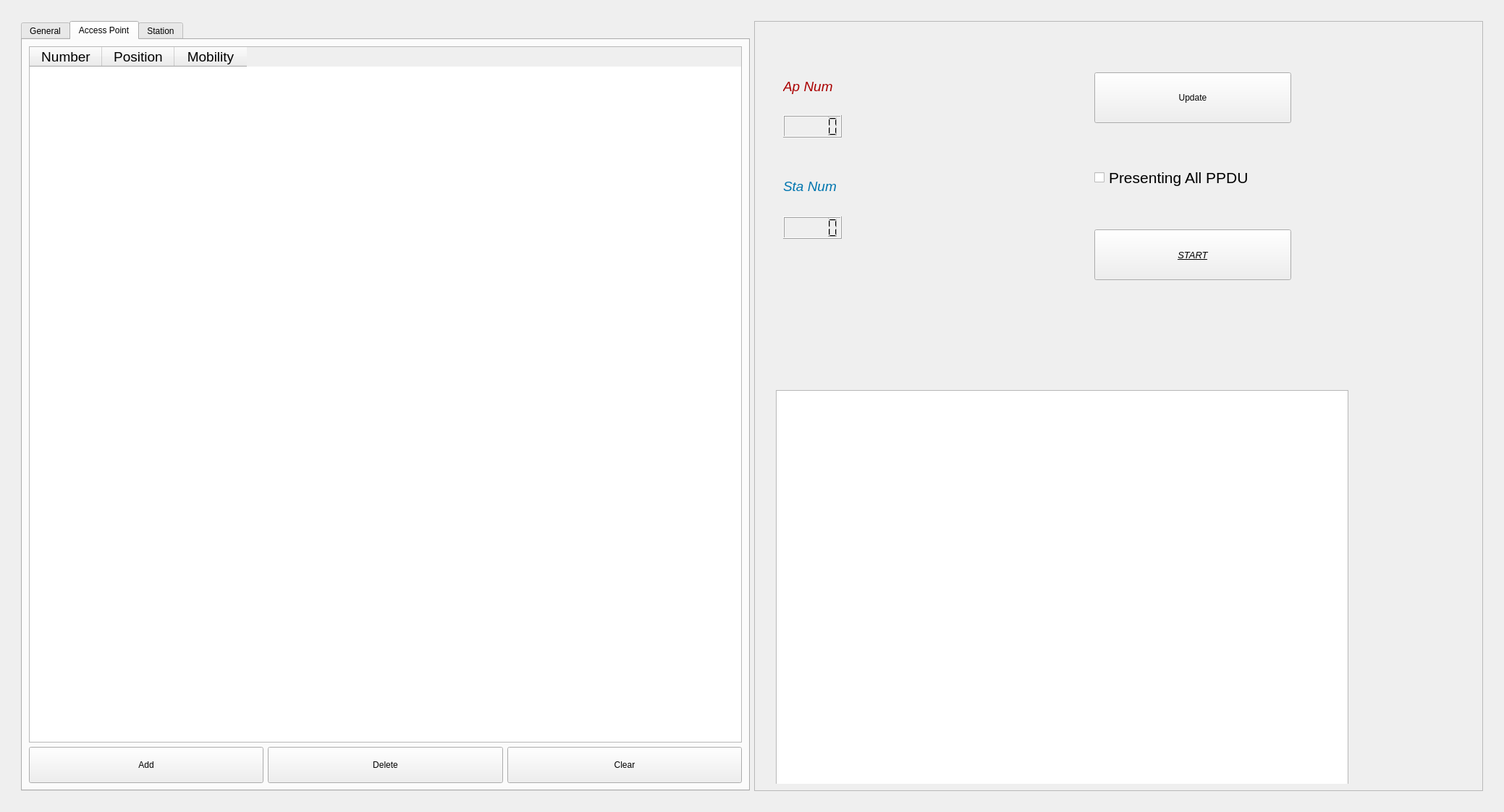
<?xml version="1.0" encoding="UTF-8"?>
<ui version="4.0">
 <class>Simu_Config</class>
 <widget class="QWidget" name="Simu_Config">
  <property name="geometry">
   <rect>
    <x>0</x>
    <y>0</y>
    <width>2078</width>
    <height>1122</height>
   </rect>
  </property>
  <property name="windowTitle">
   <string>Simulation Config</string>
  </property>
  <layout class="QVBoxLayout" name="verticalLayout">
   <item>
    <widget class="QWidget" name="widget_9" native="true">
     <property name="sizePolicy">
      <sizepolicy hsizetype="Expanding" vsizetype="Expanding">
       <horstretch>0</horstretch>
       <verstretch>0</verstretch>
      </sizepolicy>
     </property>
     <layout class="QHBoxLayout" name="horizontalLayout">
      <item>
       <widget class="QWidget" name="widget_11" native="true">
        <property name="sizePolicy">
         <sizepolicy hsizetype="Expanding" vsizetype="Expanding">
          <horstretch>0</horstretch>
          <verstretch>0</verstretch>
         </sizepolicy>
        </property>
        <layout class="QHBoxLayout" name="horizontalLayout_3">
         <item>
          <widget class="QTabWidget" name="tabWidget">
           <property name="minimumSize">
            <size>
             <width>0</width>
             <height>800</height>
            </size>
           </property>
           <property name="maximumSize">
            <size>
             <width>16777215</width>
             <height>1300</height>
            </size>
           </property>
           <property name="font">
            <font>
             <bold>false</bold>
            </font>
           </property>
           <property name="currentIndex">
            <number>1</number>
           </property>
           <property name="iconSize">
            <size>
             <width>27</width>
             <height>28</height>
            </size>
           </property>
           <widget class="QWidget" name="tab_4">
            <attribute name="title">
             <string>General</string>
            </attribute>
            <layout class="QGridLayout" name="gridLayout">
             <item row="5" column="2">
              <widget class="QPushButton" name="pushButton_7">
               <property name="sizePolicy">
                <sizepolicy hsizetype="Minimum" vsizetype="Fixed">
                 <horstretch>1</horstretch>
                 <verstretch>1</verstretch>
                </sizepolicy>
               </property>
               <property name="minimumSize">
                <size>
                 <width>0</width>
                 <height>50</height>
                </size>
               </property>
               <property name="font">
                <font>
                 <pointsize>20</pointsize>
                 <bold>true</bold>
                </font>
               </property>
               <property name="text">
                <string>Finish</string>
               </property>
              </widget>
             </item>
             <item row="0" column="0" colspan="3">
              <widget class="QLabel" name="label">
               <property name="minimumSize">
                <size>
                 <width>0</width>
                 <height>60</height>
                </size>
               </property>
               <property name="maximumSize">
                <size>
                 <width>16777215</width>
                 <height>80</height>
                </size>
               </property>
               <property name="font">
                <font>
                 <pointsize>18</pointsize>
                 <bold>true</bold>
                </font>
               </property>
               <property name="text">
                <string>Building Boundaries   (0,0,0)min-(X,Y,Z)max</string>
               </property>
              </widget>
             </item>
             <item row="3" column="0">
              <widget class="QWidget" name="widget_10" native="true">
               <property name="sizePolicy">
                <sizepolicy hsizetype="Preferred" vsizetype="Preferred">
                 <horstretch>1</horstretch>
                 <verstretch>1</verstretch>
                </sizepolicy>
               </property>
               <property name="maximumSize">
                <size>
                 <width>16777215</width>
                 <height>800</height>
                </size>
               </property>
               <widget class="QLabel" name="label_2">
                <property name="geometry">
                 <rect>
                  <x>20</x>
                  <y>50</y>
                  <width>274</width>
                  <height>80</height>
                 </rect>
                </property>
                <property name="maximumSize">
                 <size>
                  <width>16777215</width>
                  <height>80</height>
                 </size>
                </property>
                <property name="font">
                 <font>
                  <pointsize>18</pointsize>
                  <bold>true</bold>
                 </font>
                </property>
                <property name="text">
                 <string>Building Type</string>
                </property>
               </widget>
               <widget class="QComboBox" name="comboBox">
                <property name="geometry">
                 <rect>
                  <x>0</x>
                  <y>160</y>
                  <width>221</width>
                  <height>40</height>
                 </rect>
                </property>
                <property name="minimumSize">
                 <size>
                  <width>0</width>
                  <height>40</height>
                 </size>
                </property>
                <property name="font">
                 <font>
                  <pointsize>14</pointsize>
                  <bold>false</bold>
                 </font>
                </property>
                <property name="mouseTracking">
                 <bool>false</bool>
                </property>
                <item>
                 <property name="text">
                  <string>Residential</string>
                 </property>
                </item>
                <item>
                 <property name="text">
                  <string>Office</string>
                 </property>
                </item>
                <item>
                 <property name="text">
                  <string>Commercial</string>
                 </property>
                </item>
               </widget>
              </widget>
             </item>
             <item row="1" column="0">
              <widget class="QDoubleSpinBox" name="doubleSpinBox">
               <property name="minimumSize">
                <size>
                 <width>0</width>
                 <height>40</height>
                </size>
               </property>
               <property name="font">
                <font>
                 <pointsize>14</pointsize>
                 <bold>false</bold>
                </font>
               </property>
               <property name="value">
                <double>10.000000000000000</double>
               </property>
              </widget>
             </item>
             <item row="3" column="1">
              <widget class="QWidget" name="widget_12" native="true">
               <property name="sizePolicy">
                <sizepolicy hsizetype="Preferred" vsizetype="Preferred">
                 <horstretch>1</horstretch>
                 <verstretch>1</verstretch>
                </sizepolicy>
               </property>
               <property name="minimumSize">
                <size>
                 <width>0</width>
                 <height>800</height>
                </size>
               </property>
               <property name="maximumSize">
                <size>
                 <width>16777215</width>
                 <height>800</height>
                </size>
               </property>
               <widget class="QLabel" name="label_3">
                <property name="geometry">
                 <rect>
                  <x>30</x>
                  <y>60</y>
                  <width>181</width>
                  <height>80</height>
                 </rect>
                </property>
                <property name="maximumSize">
                 <size>
                  <width>16777215</width>
                  <height>80</height>
                 </size>
                </property>
                <property name="font">
                 <font>
                  <pointsize>18</pointsize>
                  <bold>true</bold>
                 </font>
                </property>
                <property name="text">
                 <string>Wall Type</string>
                </property>
               </widget>
               <widget class="QComboBox" name="comboBox_2">
                <property name="geometry">
                 <rect>
                  <x>30</x>
                  <y>160</y>
                  <width>201</width>
                  <height>40</height>
                 </rect>
                </property>
                <property name="minimumSize">
                 <size>
                  <width>0</width>
                  <height>40</height>
                 </size>
                </property>
                <property name="font">
                 <font>
                  <pointsize>14</pointsize>
                  <bold>false</bold>
                 </font>
                </property>
                <item>
                 <property name="text">
                  <string>Wood</string>
                 </property>
                </item>
                <item>
                 <property name="text">
                  <string>ConcreteWithoutWindows</string>
                 </property>
                </item>
                <item>
                 <property name="text">
                  <string>ConcreteWithWindows</string>
                 </property>
                </item>
                <item>
                 <property name="text">
                  <string>StoneBlocks</string>
                 </property>
                </item>
               </widget>
              </widget>
             </item>
             <item row="5" column="0" colspan="2">
              <widget class="QCommandLinkButton" name="commandLinkButton">
               <property name="sizePolicy">
                <sizepolicy hsizetype="Preferred" vsizetype="Preferred">
                 <horstretch>1</horstretch>
                 <verstretch>1</verstretch>
                </sizepolicy>
               </property>
               <property name="font">
                <font>
                 <pointsize>18</pointsize>
                 <bold>false</bold>
                </font>
               </property>
               <property name="text">
                <string>Draw the rooms</string>
               </property>
               <property name="iconSize">
                <size>
                 <width>30</width>
                 <height>40</height>
                </size>
               </property>
              </widget>
             </item>
             <item row="1" column="2">
              <widget class="QDoubleSpinBox" name="doubleSpinBox_3">
               <property name="minimumSize">
                <size>
                 <width>0</width>
                 <height>40</height>
                </size>
               </property>
               <property name="font">
                <font>
                 <pointsize>14</pointsize>
                 <bold>false</bold>
                </font>
               </property>
               <property name="value">
                <double>5.000000000000000</double>
               </property>
              </widget>
             </item>
             <item row="1" column="1">
              <widget class="QDoubleSpinBox" name="doubleSpinBox_2">
               <property name="minimumSize">
                <size>
                 <width>0</width>
                 <height>40</height>
                </size>
               </property>
               <property name="font">
                <font>
                 <pointsize>14</pointsize>
                 <bold>false</bold>
                </font>
               </property>
               <property name="value">
                <double>10.000000000000000</double>
               </property>
              </widget>
             </item>
             <item row="2" column="2">
              <widget class="QWidget" name="widget_13" native="true">
               <property name="sizePolicy">
                <sizepolicy hsizetype="Preferred" vsizetype="Preferred">
                 <horstretch>1</horstretch>
                 <verstretch>1</verstretch>
                </sizepolicy>
               </property>
               <property name="maximumSize">
                <size>
                 <width>16777215</width>
                 <height>800</height>
                </size>
               </property>
               <widget class="QLabel" name="label_6">
                <property name="geometry">
                 <rect>
                  <x>10</x>
                  <y>50</y>
                  <width>241</width>
                  <height>80</height>
                 </rect>
                </property>
                <property name="maximumSize">
                 <size>
                  <width>16777215</width>
                  <height>80</height>
                 </size>
                </property>
                <property name="font">
                 <font>
                  <pointsize>18</pointsize>
                  <bold>true</bold>
                 </font>
                </property>
                <property name="text">
                 <string>Simulation Time(s)</string>
                </property>
               </widget>
               <widget class="QDoubleSpinBox" name="doubleSpinBox_4">
                <property name="geometry">
                 <rect>
                  <x>20</x>
                  <y>160</y>
                  <width>241</width>
                  <height>40</height>
                 </rect>
                </property>
                <property name="minimumSize">
                 <size>
                  <width>0</width>
                  <height>40</height>
                 </size>
                </property>
                <property name="font">
                 <font>
                  <pointsize>14</pointsize>
                  <bold>false</bold>
                 </font>
                </property>
               </widget>
              </widget>
             </item>
            </layout>
           </widget>
           <widget class="QWidget" name="tab_2">
            <attribute name="title">
             <string>Access Point</string>
            </attribute>
            <layout class="QGridLayout" name="gridLayout_2">
             <item row="0" column="0" colspan="3">
              <widget class="QTableWidget" name="tableWidget_2">
               <column>
                <property name="text">
                 <string>Number</string>
                </property>
                <property name="font">
                 <font>
                  <pointsize>14</pointsize>
                 </font>
                </property>
               </column>
               <column>
                <property name="text">
                 <string>Position</string>
                </property>
                <property name="font">
                 <font>
                  <pointsize>14</pointsize>
                 </font>
                </property>
               </column>
               <column>
                <property name="text">
                 <string>Mobility</string>
                </property>
                <property name="font">
                 <font>
                  <pointsize>14</pointsize>
                 </font>
                </property>
               </column>
              </widget>
             </item>
             <item row="1" column="0">
              <widget class="QPushButton" name="pushButton_4">
               <property name="minimumSize">
                <size>
                 <width>0</width>
                 <height>50</height>
                </size>
               </property>
               <property name="text">
                <string>Add</string>
               </property>
              </widget>
             </item>
             <item row="1" column="1">
              <widget class="QPushButton" name="pushButton_5">
               <property name="minimumSize">
                <size>
                 <width>0</width>
                 <height>50</height>
                </size>
               </property>
               <property name="text">
                <string>Delete</string>
               </property>
              </widget>
             </item>
             <item row="1" column="2">
              <widget class="QPushButton" name="pushButton_6">
               <property name="minimumSize">
                <size>
                 <width>0</width>
                 <height>50</height>
                </size>
               </property>
               <property name="text">
                <string>Clear</string>
               </property>
              </widget>
             </item>
            </layout>
           </widget>
           <widget class="QWidget" name="tab">
            <attribute name="title">
             <string>Station</string>
            </attribute>
            <layout class="QGridLayout" name="gridLayout_3">
             <item row="1" column="0">
              <widget class="QPushButton" name="pushButton">
               <property name="minimumSize">
                <size>
                 <width>0</width>
                 <height>50</height>
                </size>
               </property>
               <property name="text">
                <string>Add </string>
               </property>
              </widget>
             </item>
             <item row="1" column="1">
              <widget class="QPushButton" name="pushButton_2">
               <property name="minimumSize">
                <size>
                 <width>0</width>
                 <height>50</height>
                </size>
               </property>
               <property name="text">
                <string>Delete</string>
               </property>
              </widget>
             </item>
             <item row="1" column="2">
              <widget class="QPushButton" name="pushButton_3">
               <property name="minimumSize">
                <size>
                 <width>0</width>
                 <height>50</height>
                </size>
               </property>
               <property name="text">
                <string>Clear</string>
               </property>
              </widget>
             </item>
             <item row="0" column="0" colspan="3">
              <widget class="QTableWidget" name="tableWidget">
               <column>
                <property name="text">
                 <string>Number</string>
                </property>
                <property name="font">
                 <font>
                  <pointsize>14</pointsize>
                 </font>
                </property>
               </column>
               <column>
                <property name="text">
                 <string>Position</string>
                </property>
                <property name="font">
                 <font>
                  <pointsize>14</pointsize>
                 </font>
                </property>
               </column>
               <column>
                <property name="text">
                 <string>Mobility</string>
                </property>
                <property name="font">
                 <font>
                  <pointsize>14</pointsize>
                 </font>
                </property>
               </column>
              </widget>
             </item>
            </layout>
           </widget>
          </widget>
         </item>
         <item>
          <widget class="QFrame" name="frame">
           <property name="sizePolicy">
            <sizepolicy hsizetype="Expanding" vsizetype="Expanding">
             <horstretch>0</horstretch>
             <verstretch>0</verstretch>
            </sizepolicy>
           </property>
           <property name="font">
            <font>
             <bold>true</bold>
            </font>
           </property>
           <property name="styleSheet">
            <string notr="true">border-color: rgb(158, 158, 158);
</string>
           </property>
           <property name="frameShape">
            <enum>QFrame::Shape::StyledPanel</enum>
           </property>
           <property name="frameShadow">
            <enum>QFrame::Shadow::Raised</enum>
           </property>
           <layout class="QHBoxLayout" name="horizontalLayout_2">
            <item>
             <widget class="QWidget" name="widget" native="true">
              <property name="sizePolicy">
               <sizepolicy hsizetype="Expanding" vsizetype="Expanding">
                <horstretch>1</horstretch>
                <verstretch>1</verstretch>
               </sizepolicy>
              </property>
              <property name="maximumSize">
               <size>
                <width>16777215</width>
                <height>1500</height>
               </size>
              </property>
              <widget class="QWidget" name="widget_2" native="true">
               <property name="geometry">
                <rect>
                 <x>460</x>
                 <y>20</y>
                 <width>272</width>
                 <height>451</height>
                </rect>
               </property>
               <property name="sizePolicy">
                <sizepolicy hsizetype="Preferred" vsizetype="Preferred">
                 <horstretch>10</horstretch>
                 <verstretch>0</verstretch>
                </sizepolicy>
               </property>
               <layout class="QVBoxLayout" name="verticalLayout_2">
                <item>
                 <spacer name="verticalSpacer">
                  <property name="orientation">
                   <enum>Qt::Orientation::Vertical</enum>
                  </property>
                  <property name="sizeHint" stdset="0">
                   <size>
                    <width>20</width>
                    <height>40</height>
                   </size>
                  </property>
                 </spacer>
                </item>
                <item>
                 <widget class="QPushButton" name="pushButton_8">
                  <property name="sizePolicy">
                   <sizepolicy hsizetype="Minimum" vsizetype="Fixed">
                    <horstretch>1</horstretch>
                    <verstretch>1</verstretch>
                   </sizepolicy>
                  </property>
                  <property name="minimumSize">
                   <size>
                    <width>0</width>
                    <height>70</height>
                   </size>
                  </property>
                  <property name="text">
                   <string>Update</string>
                  </property>
                 </widget>
                </item>
                <item>
                 <spacer name="verticalSpacer_3">
                  <property name="orientation">
                   <enum>Qt::Orientation::Vertical</enum>
                  </property>
                  <property name="sizeHint" stdset="0">
                   <size>
                    <width>20</width>
                    <height>40</height>
                   </size>
                  </property>
                 </spacer>
                </item>
                <item>
                 <widget class="QWidget" name="widget_4" native="true">
                  <property name="minimumSize">
                   <size>
                    <width>0</width>
                    <height>53</height>
                   </size>
                  </property>
                  <widget class="QCheckBox" name="checkBox">
                   <property name="geometry">
                    <rect>
                     <x>0</x>
                     <y>10</y>
                     <width>231</width>
                     <height>36</height>
                    </rect>
                   </property>
                   <property name="minimumSize">
                    <size>
                     <width>0</width>
                     <height>36</height>
                    </size>
                   </property>
                   <property name="font">
                    <font>
                     <pointsize>16</pointsize>
                    </font>
                   </property>
                   <property name="text">
                    <string>Presenting All PPDU</string>
                   </property>
                   <property name="checked">
                    <bool>false</bool>
                   </property>
                  </widget>
                 </widget>
                </item>
                <item>
                 <spacer name="verticalSpacer_4">
                  <property name="orientation">
                   <enum>Qt::Orientation::Vertical</enum>
                  </property>
                  <property name="sizeHint" stdset="0">
                   <size>
                    <width>20</width>
                    <height>40</height>
                   </size>
                  </property>
                 </spacer>
                </item>
                <item>
                 <widget class="QPushButton" name="pushButton_9">
                  <property name="sizePolicy">
                   <sizepolicy hsizetype="Minimum" vsizetype="Fixed">
                    <horstretch>1</horstretch>
                    <verstretch>1</verstretch>
                   </sizepolicy>
                  </property>
                  <property name="minimumSize">
                   <size>
                    <width>0</width>
                    <height>70</height>
                   </size>
                  </property>
                  <property name="font">
                   <font>
                    <pointsize>10</pointsize>
                    <italic>true</italic>
                    <bold>false</bold>
                    <underline>true</underline>
                   </font>
                  </property>
                  <property name="text">
                   <string>START</string>
                  </property>
                 </widget>
                </item>
                <item>
                 <spacer name="verticalSpacer_6">
                  <property name="orientation">
                   <enum>Qt::Orientation::Vertical</enum>
                  </property>
                  <property name="sizeHint" stdset="0">
                   <size>
                    <width>20</width>
                    <height>40</height>
                   </size>
                  </property>
                 </spacer>
                </item>
                <item>
                 <spacer name="verticalSpacer_5">
                  <property name="orientation">
                   <enum>Qt::Orientation::Vertical</enum>
                  </property>
                  <property name="sizeHint" stdset="0">
                   <size>
                    <width>20</width>
                    <height>40</height>
                   </size>
                  </property>
                 </spacer>
                </item>
                <item>
                 <spacer name="verticalSpacer_2">
                  <property name="orientation">
                   <enum>Qt::Orientation::Vertical</enum>
                  </property>
                  <property name="sizeHint" stdset="0">
                   <size>
                    <width>20</width>
                    <height>40</height>
                   </size>
                  </property>
                 </spacer>
                </item>
               </layout>
              </widget>
              <widget class="QWidget" name="widget_3" native="true">
               <property name="geometry">
                <rect>
                 <x>10</x>
                 <y>10</y>
                 <width>241</width>
                 <height>331</height>
                </rect>
               </property>
               <property name="minimumSize">
                <size>
                 <width>0</width>
                 <height>40</height>
                </size>
               </property>
               <property name="maximumSize">
                <size>
                 <width>16777215</width>
                 <height>700</height>
                </size>
               </property>
               <widget class="QLabel" name="label_4">
                <property name="geometry">
                 <rect>
                  <x>20</x>
                  <y>50</y>
                  <width>121</width>
                  <height>40</height>
                 </rect>
                </property>
                <property name="minimumSize">
                 <size>
                  <width>0</width>
                  <height>40</height>
                 </size>
                </property>
                <property name="font">
                 <font>
                  <pointsize>14</pointsize>
                  <italic>true</italic>
                 </font>
                </property>
                <property name="styleSheet">
                 <string notr="true">color: rgb(170, 0, 0)</string>
                </property>
                <property name="text">
                 <string>Ap Num</string>
                </property>
               </widget>
               <widget class="QLCDNumber" name="lcdNumber">
                <property name="geometry">
                 <rect>
                  <x>20</x>
                  <y>110</y>
                  <width>81</width>
                  <height>31</height>
                 </rect>
                </property>
                <property name="font">
                 <font>
                  <bold>true</bold>
                 </font>
                </property>
                <property name="styleSheet">
                 <string notr="true">color:black</string>
                </property>
               </widget>
               <widget class="QLabel" name="label_5">
                <property name="geometry">
                 <rect>
                  <x>20</x>
                  <y>200</y>
                  <width>121</width>
                  <height>17</height>
                 </rect>
                </property>
                <property name="font">
                 <font>
                  <pointsize>14</pointsize>
                  <italic>true</italic>
                  <bold>false</bold>
                 </font>
                </property>
                <property name="styleSheet">
                 <string notr="true">color:rgb(0, 117, 175)</string>
                </property>
                <property name="text">
                 <string>Sta Num</string>
                </property>
               </widget>
               <widget class="QLCDNumber" name="lcdNumber_2">
                <property name="geometry">
                 <rect>
                  <x>20</x>
                  <y>250</y>
                  <width>81</width>
                  <height>31</height>
                 </rect>
                </property>
                <property name="styleSheet">
                 <string notr="true">color:black</string>
                </property>
               </widget>
              </widget>
              <widget class="ConfigGraphicsView" name="graphicsView">
               <property name="geometry">
                <rect>
                 <x>20</x>
                 <y>500</y>
                 <width>791</width>
                 <height>641</height>
                </rect>
               </property>
               <property name="sizePolicy">
                <sizepolicy hsizetype="Expanding" vsizetype="Expanding">
                 <horstretch>1</horstretch>
                 <verstretch>1</verstretch>
                </sizepolicy>
               </property>
               <property name="minimumSize">
                <size>
                 <width>140</width>
                 <height>120</height>
                </size>
               </property>
               <property name="maximumSize">
                <size>
                 <width>16777215</width>
                 <height>700</height>
                </size>
               </property>
              </widget>
             </widget>
            </item>
           </layout>
          </widget>
         </item>
        </layout>
       </widget>
      </item>
     </layout>
    </widget>
   </item>
  </layout>
 </widget>
 <customwidgets>
  <customwidget>
   <class>ConfigGraphicsView</class>
   <extends>QGraphicsView</extends>
   <header>configgraphicsview.h</header>
  </customwidget>
 </customwidgets>
 <resources/>
 <connections/>
</ui>
